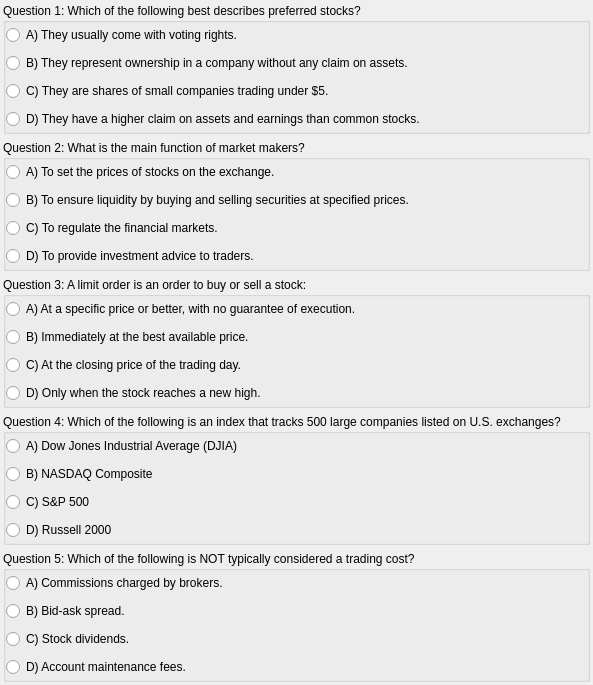
                 <widget class="QWidget" name="quiz2scrollWidget">
                  <property name="geometry">
                   <rect>
                    <x>0</x>
                    <y>0</y>
                    <width>585</width>
                    <height>685</height>
                   </rect>
                  </property>
                  <layout class="QVBoxLayout" name="verticalLayout_9">
                   <property name="leftMargin">
                    <number>3</number>
                   </property>
                   <property name="topMargin">
                    <number>3</number>
                   </property>
                   <property name="rightMargin">
                    <number>3</number>
                   </property>
                   <property name="bottomMargin">
                    <number>3</number>
                   </property>
                   <item>
                    <widget class="QGroupBox" name="M2Question1">
                     <property name="title">
                      <string>Question 1: Which of the following best describes preferred stocks?</string>
                     </property>
                     <layout class="QVBoxLayout" name="verticalLayout_10">
                      <property name="leftMargin">
                       <number>0</number>
                      </property>
                      <property name="topMargin">
                       <number>0</number>
                      </property>
                      <property name="rightMargin">
                       <number>0</number>
                      </property>
                      <property name="bottomMargin">
                       <number>0</number>
                      </property>
                      <item>
                       <widget class="QRadioButton" name="M2Q1A1">
                        <property name="text">
                         <string>A) They usually come with voting rights.</string>
                        </property>
                       </widget>
                      </item>
                      <item>
                       <widget class="QRadioButton" name="M2Q1A2">
                        <property name="text">
                         <string>B) They represent ownership in a company without any claim on assets.</string>
                        </property>
                       </widget>
                      </item>
                      <item>
                       <widget class="QRadioButton" name="M2Q1A3">
                        <property name="text">
                         <string>C) They are shares of small companies trading under $5.</string>
                        </property>
                       </widget>
                      </item>
                      <item>
                       <widget class="QRadioButton" name="M2Q1A4_C">
                        <property name="text">
                         <string>D) They have a higher claim on assets and earnings than common stocks.</string>
                        </property>
                       </widget>
                      </item>
                     </layout>
                    </widget>
                   </item>
                   <item>
                    <widget class="QGroupBox" name="M2Question2">
                     <property name="title">
                      <string>Question 2: What is the main function of market makers?</string>
                     </property>
                     <layout class="QVBoxLayout" name="verticalLayout_11">
                      <property name="leftMargin">
                       <number>0</number>
                      </property>
                      <property name="topMargin">
                       <number>0</number>
                      </property>
                      <property name="rightMargin">
                       <number>0</number>
                      </property>
                      <property name="bottomMargin">
                       <number>0</number>
                      </property>
                      <item>
                       <widget class="QRadioButton" name="M2Q2A1">
                        <property name="text">
                         <string>A) To set the prices of stocks on the exchange.</string>
                        </property>
                       </widget>
                      </item>
                      <item>
                       <widget class="QRadioButton" name="M2Q2A2_C">
                        <property name="text">
                         <string>B) To ensure liquidity by buying and selling securities at specified prices.</string>
                        </property>
                       </widget>
                      </item>
                      <item>
                       <widget class="QRadioButton" name="M2Q2A3">
                        <property name="text">
                         <string>C) To regulate the financial markets.</string>
                        </property>
                       </widget>
                      </item>
                      <item>
                       <widget class="QRadioButton" name="M2Q2A4">
                        <property name="text">
                         <string>D) To provide investment advice to traders.</string>
                        </property>
                       </widget>
                      </item>
                     </layout>
                    </widget>
                   </item>
                   <item>
                    <widget class="QGroupBox" name="M2Question3">
                     <property name="title">
                      <string>Question 3: A limit order is an order to buy or sell a stock:</string>
                     </property>
                     <layout class="QVBoxLayout" name="verticalLayout_12">
                      <property name="leftMargin">
                       <number>0</number>
                      </property>
                      <property name="topMargin">
                       <number>0</number>
                      </property>
                      <property name="rightMargin">
                       <number>0</number>
                      </property>
                      <property name="bottomMargin">
                       <number>0</number>
                      </property>
                      <item>
                       <widget class="QRadioButton" name="M2Q3A1_C">
                        <property name="text">
                         <string>A) At a specific price or better, with no guarantee of execution.</string>
                        </property>
                       </widget>
                      </item>
                      <item>
                       <widget class="QRadioButton" name="M2Q3A2">
                        <property name="text">
                         <string>B) Immediately at the best available price.</string>
                        </property>
                       </widget>
                      </item>
                      <item>
                       <widget class="QRadioButton" name="M2Q3A3">
                        <property name="text">
                         <string>C) At the closing price of the trading day.</string>
                        </property>
                       </widget>
                      </item>
                      <item>
                       <widget class="QRadioButton" name="M2Q3A4">
                        <property name="text">
                         <string>D) Only when the stock reaches a new high.</string>
                        </property>
                       </widget>
                      </item>
                     </layout>
                    </widget>
                   </item>
                   <item>
                    <widget class="QGroupBox" name="M2Question4">
                     <property name="title">
                      <string>Question 4: Which of the following is an index that tracks 500 large companies listed on U.S. exchanges?</string>
                     </property>
                     <layout class="QVBoxLayout" name="verticalLayout_13">
                      <property name="leftMargin">
                       <number>0</number>
                      </property>
                      <property name="topMargin">
                       <number>0</number>
                      </property>
                      <property name="rightMargin">
                       <number>0</number>
                      </property>
                      <property name="bottomMargin">
                       <number>0</number>
                      </property>
                      <item>
                       <widget class="QRadioButton" name="M2Q4A1">
                        <property name="text">
                         <string>A) Dow Jones Industrial Average (DJIA)</string>
                        </property>
                       </widget>
                      </item>
                      <item>
                       <widget class="QRadioButton" name="M2Q4A2">
                        <property name="text">
                         <string>B) NASDAQ Composite</string>
                        </property>
                       </widget>
                      </item>
                      <item>
                       <widget class="QRadioButton" name="M2Q4A3_C">
                        <property name="text">
                         <string>C) S&amp;&amp;P 500</string>
                        </property>
                       </widget>
                      </item>
                      <item>
                       <widget class="QRadioButton" name="M2Q4A4">
                        <property name="text">
                         <string>D) Russell 2000</string>
                        </property>
                       </widget>
                      </item>
                     </layout>
                    </widget>
                   </item>
                   <item>
                    <widget class="QGroupBox" name="M2Question5">
                     <property name="title">
                      <string>Question 5: Which of the following is NOT typically considered a trading cost?</string>
                     </property>
                     <layout class="QVBoxLayout" name="verticalLayout_14">
                      <property name="leftMargin">
                       <number>0</number>
                      </property>
                      <property name="topMargin">
                       <number>0</number>
                      </property>
                      <property name="rightMargin">
                       <number>0</number>
                      </property>
                      <property name="bottomMargin">
                       <number>0</number>
                      </property>
                      <item>
                       <widget class="QRadioButton" name="M2Q5A1">
                        <property name="text">
                         <string>A) Commissions charged by brokers.</string>
                        </property>
                       </widget>
                      </item>
                      <item>
                       <widget class="QRadioButton" name="M2Q5A4">
                        <property name="text">
                         <string>B) Bid-ask spread.</string>
                        </property>
                       </widget>
                      </item>
                      <item>
                       <widget class="QRadioButton" name="M2Q5A3_C">
                        <property name="text">
                         <string>C) Stock dividends.</string>
                        </property>
                       </widget>
                      </item>
                      <item>
                       <widget class="QRadioButton" name="M2Q5A2">
                        <property name="text">
                         <string>D) Account maintenance fees.</string>
                        </property>
                       </widget>
                      </item>
                     </layout>
                    </widget>
                   </item>
                  </layout>
                 </widget>
